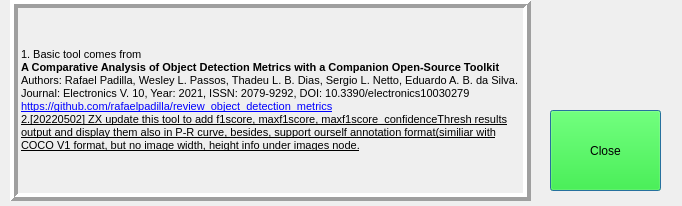
<?xml version="1.0" encoding="UTF-8"?>
<ui version="4.0">
 <class>Dialog</class>
 <widget class="QDialog" name="Dialog">
  <property name="windowModality">
   <enum>Qt::ApplicationModal</enum>
  </property>
  <property name="geometry">
   <rect>
    <x>0</x>
    <y>0</y>
    <width>682</width>
    <height>206</height>
   </rect>
  </property>
  <property name="minimumSize">
   <size>
    <width>682</width>
    <height>203</height>
   </size>
  </property>
  <property name="maximumSize">
   <size>
    <width>682</width>
    <height>206</height>
   </size>
  </property>
  <property name="contextMenuPolicy">
   <enum>Qt::DefaultContextMenu</enum>
  </property>
  <property name="windowTitle">
   <string>Information</string>
  </property>
  <property name="sizeGripEnabled">
   <bool>false</bool>
  </property>
  <property name="modal">
   <bool>true</bool>
  </property>
  <widget class="QLabel" name="lbl_groundtruth_dir_2">
   <property name="geometry">
    <rect>
     <x>10</x>
     <y>0</y>
     <width>521</width>
     <height>201</height>
    </rect>
   </property>
   <property name="frameShape">
    <enum>QFrame::Box</enum>
   </property>
   <property name="frameShadow">
    <enum>QFrame::Raised</enum>
   </property>
   <property name="lineWidth">
    <number>4</number>
   </property>
   <property name="text">
    <string>&lt;html&gt;&lt;head/&gt;&lt;body&gt;&lt;p&gt;&lt;span style=&quot; font-size:8pt;&quot;&gt;1. Basic tool comes from&lt;br/&gt;&lt;/span&gt;&lt;span style=&quot; font-size:8pt; font-weight:600;&quot;&gt;A Comparative Analysis of Object Detection Metrics with a Companion Open-Source Toolkit&lt;br/&gt;&lt;/span&gt;&lt;span style=&quot; font-size:8pt;&quot;&gt;Authors: Rafael Padilla, Wesley L. Passos, Thadeu L. B. Dias, Sergio L. Netto, Eduardo A. B. da Silva. Journal: Electronics V. 10, Year: 2021, ISSN: 2079-9292, DOI: 10.3390/electronics10030279&lt;br/&gt;&lt;/span&gt;&lt;a href=&quot;https://github.com/rafaelpadilla/review_object_detection_metrics&quot;&gt;&lt;span style=&quot; font-size:8pt; text-decoration: underline; color:#0000ff;&quot;&gt;https://github.com/rafaelpadilla/review_object_detection_metrics&lt;br/&gt;&lt;/span&gt;&lt;/a&gt;&lt;a href=&quot;https://github.com/rafaelpadilla/review_object_detection_metrics&quot;&gt;&lt;span style=&quot; font-size:8pt; color:#000000;&quot;&gt;2.[20220502] ZX update this tool to add f1score, maxf1score, maxf1score_confidenceThresh results output and display them also in P-R curve, besides, support ourself annotation format(similiar with COCO V1 format, but no image width, height info under images node.&lt;/span&gt;&lt;/a&gt;&lt;/p&gt;&lt;/body&gt;&lt;/html&gt;</string>
   </property>
   <property name="wordWrap">
    <bool>true</bool>
   </property>
  </widget>
  <widget class="QPushButton" name="btn_Close">
   <property name="geometry">
    <rect>
     <x>550</x>
     <y>110</y>
     <width>111</width>
     <height>81</height>
    </rect>
   </property>
   <property name="toolTip">
    <string>The configurations will be applied in a random ground truth image.</string>
   </property>
   <property name="styleSheet">
    <string notr="true">background-color: rgb(0, 255, 0);</string>
   </property>
   <property name="text">
    <string>Close</string>
   </property>
  </widget>
 </widget>
 <resources/>
 <connections>
  <connection>
   <sender>btn_Close</sender>
   <signal>clicked()</signal>
   <receiver>Dialog</receiver>
   <slot>btn_close_clicked()</slot>
   <hints>
    <hint type="sourcelabel">
     <x>582</x>
     <y>239</y>
    </hint>
    <hint type="destinationlabel">
     <x>455</x>
     <y>233</y>
    </hint>
   </hints>
  </connection>
 </connections>
 <slots>
  <slot>btn_close_clicked()</slot>
 </slots>
</ui>
